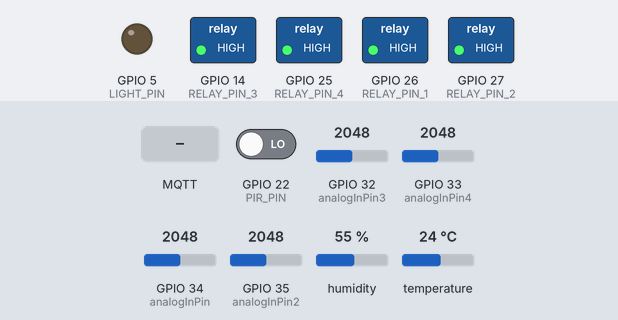
This sketch was run on a simulated ESP32. On the bench: switched loads named in the sketch (green lamp = pin HIGH), output pins drawn as LEDs (lit = HIGH). The test bench sets the inputs (shaded band); at power-on: GPIO 22 (PIR_PIN) LOW, GPIO 32 (analogInPin3) = 2048, GPIO 33 (analogInPin4) = 2048, GPIO 34 (analogInPin) = 2048, GPIO 35 (analogInPin2) = 2048, humidity 55 %, temperature 24 °C. WiFi joins after 1.5 s; servers stay silent unless stated; no MQTT or app messages arrive unless stated; what the sketch prints to the serial monitor is not drawn.

Above: at 2.7 s.
2.8 s: MQTT message "FAN" arrives on the first subscribed topic
At 3.8 s:
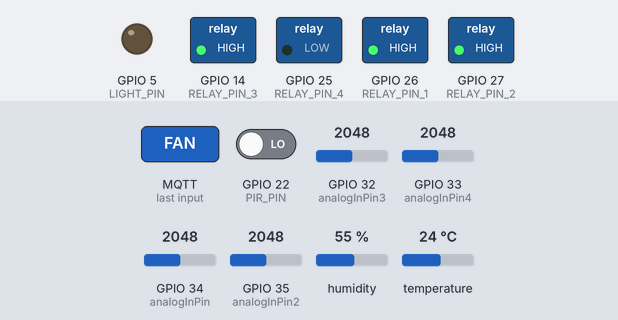
4.3 s: GPIO 22 (PIR_PIN) driven HIGH
At 5.0 s:
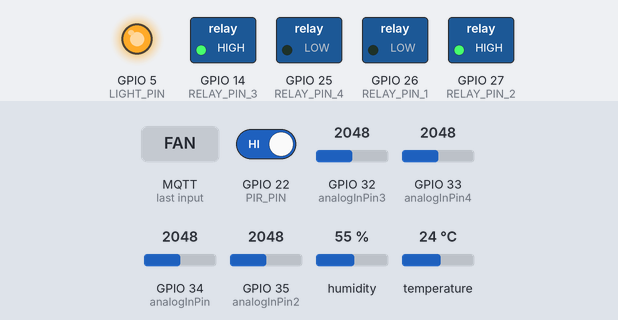
5.8 s: MQTT message "OFFFAN" arrives on the first subscribed topic
At 6.1 s:
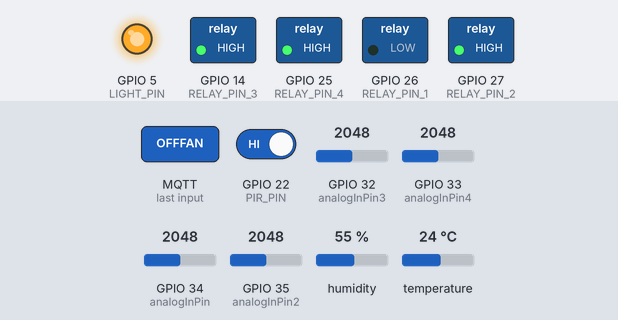
7.3 s: MQTT message "OFFLIGHT" arrives on the first subscribed topic
At 8.4 s:
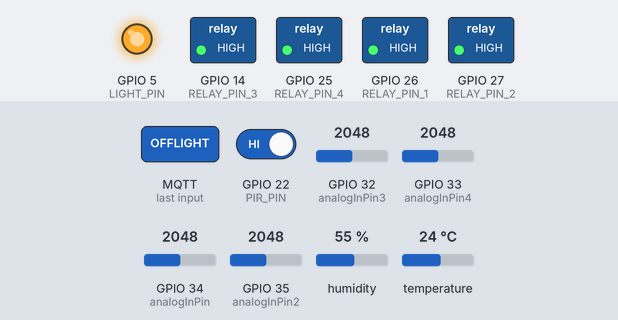
8.8 s: MQTT message "SOCKET" arrives on the first subscribed topic
At 9.6 s:
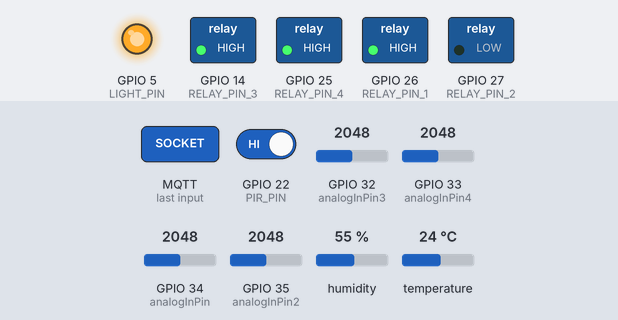
10.3 s: MQTT message "LIGHT" arrives on the first subscribed topic
At 10.8 s:
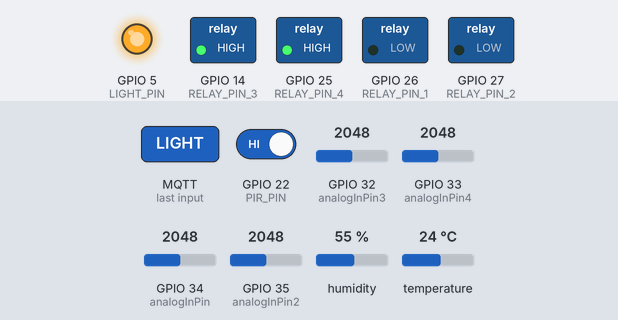
Timing chart, 0 to 12.8 s (numbered marks = the images above; inputs shaded):
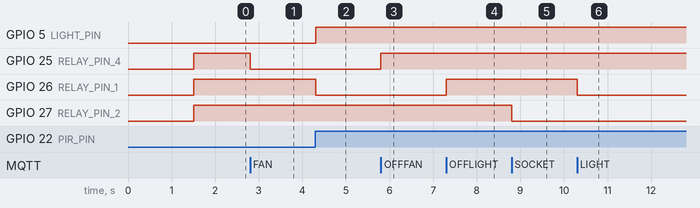

The sketch:

shm_arduino_code.ino
```cpp
#include <Adafruit_Sensor.h>
#include <DHT.h>
#include "PubSubClient.h"
#include "WiFi.h"

#define DHTPIN 23
#define DHTTYPE DHT11

#define PIR_PIN 22
#define LIGHT_PIN 5

#define RELAY_PIN_1 26
#define RELAY_PIN_2 27
#define RELAY_PIN_3 14
#define RELAY_PIN_4 25

DHT dht(DHTPIN, DHTTYPE);

bool motionDetected = false;
bool printMotionStatus = false;

unsigned long motionTimestamp = 0;
unsigned long temperatureTimestamp = 0;
const unsigned long TEMPERATURE_INTERVAL = 2000;
const unsigned long MOTION_TIMEOUT = 35000;
const unsigned long ENERGY_INTERVAL = 1000 * 3600;

int motionValue = 0;

float sumPower = 0.0;
float accumulatedPower = 0;

const int analogInPin = 34;
const int analogInPin2 = 35;
const int analogInPin3 = 32;
const int analogInPin4 = 33;
const float referenceVoltage = 5.0;
const float ACS712Sensitivity = 0.66;
const float ACS712Sensitivity2 = 0.66;
const float ACS712Sensitivity3 = 0.66;
const float ACS712Sensitivity4 = 0.66;

const char* ssid = "****";
const char* wifi_password = "****";

const char* mqtt_server = "192.168.0.211";
const int mqtt_port = 1883;
const char* temperature_topic = "home/livingroom/temperature";
const char* humidity_topic = "home/livingroom/humidity";
const char* motion_topic = "home/livingroom/motion";
const char* power_topic_1 = "home/livingroom/power_1";
const char* power_topic_2 = "home/livingroom/power_2";
const char* power_topic_3 = "home/livingroom/power_3";
const char* power_topic_4 = "home/livingroom/power_4";
const char* relay_topic = "home/livingroom/control";
const char* summation_topic = "home/livingroom/summation";
const char* mqtt_username = "project";
const char* mqtt_password = "project";
const char* clientID = "clientid";

float startCount = 0;

WiFiClient espClient;
PubSubClient client(espClient);

void setup_wifi() {
  delay(10);
  Serial.println();
  Serial.print("Connecting to ");
  Serial.println(ssid);

  WiFi.begin(ssid, wifi_password);

  while (WiFi.status() != WL_CONNECTED) {
    delay(500);
    Serial.print(".");
  }

  Serial.println("");
  Serial.println("WiFi connected");
  Serial.println("IP address: ");
  Serial.println(WiFi.localIP());

  dht.begin();

  pinMode(PIR_PIN, INPUT);
  pinMode(LIGHT_PIN, OUTPUT);
  digitalWrite(LIGHT_PIN, LOW);

  pinMode(RELAY_PIN_1, OUTPUT);
  pinMode(RELAY_PIN_2, OUTPUT);
  pinMode(RELAY_PIN_3, OUTPUT);
  pinMode(RELAY_PIN_4, OUTPUT);

  digitalWrite(RELAY_PIN_1, HIGH);
  digitalWrite(RELAY_PIN_2, HIGH);
  digitalWrite(RELAY_PIN_3, HIGH);
  digitalWrite(RELAY_PIN_4, HIGH);
}

void callback(char* topic, byte* payload, unsigned int length) {
  Serial.print("Received message on topic '");
  payload[length] = '\0';
  String message = String((char*)payload);
  Serial.print(topic);
  Serial.print("': ");
  Serial.println(message);

  if (message == "FAN") {
    digitalWrite(RELAY_PIN_4, LOW);
  } else if (message == "OFFFAN") {
    digitalWrite(RELAY_PIN_4, HIGH);
  } else if (message == "LIGHT") {
    digitalWrite(RELAY_PIN_1, LOW);
  } else if (message == "OFFLIGHT") {
    digitalWrite(RELAY_PIN_1, HIGH);
  } else if (message == "SOCKET") {
    digitalWrite(RELAY_PIN_2, LOW);
  } else if (message == "OFFSOCKET") {
    digitalWrite(RELAY_PIN_2, HIGH);
  } else if (message == "EXTENSION") {
    digitalWrite(RELAY_PIN_3, LOW);
  } else if (message == "OFFEXTENSION") {
    digitalWrite(RELAY_PIN_3, HIGH);
  } else {
    Serial.println("Invalid message received.");
  }
}

void reconnect() {
  while (!client.connected()) {
    Serial.print("Attempting MQTT connection...");
    if (client.connect("ESP32Client", mqtt_username, mqtt_password)) {
      Serial.println("connected");
      Serial.println("");
      client.subscribe(relay_topic);
    } else {
      Serial.print("failed, rc=");
      Serial.print(client.state());
      Serial.println(" try again in 5 seconds");
      delay(5000);
    }
  }
}

bool publishData(const char* topic, float value) {
  if (client.publish(topic, String(value, 2).c_str())) {
    Serial.print("Published ");
    Serial.print(topic);
    Serial.print(": ");
    Serial.println(value);
    return true;
  } else {
    Serial.print("Failed to send data to ");
    Serial.println(topic);
    reconnect();
    return false;
  }
}

void setup() {
  Serial.begin(115200);
  setup_wifi();
  client.setServer(mqtt_server, mqtt_port);
  client.setCallback(callback);
}

void loop() {

  if (!client.connected()) {
    reconnect();
  }
  client.loop();

  detectMotion();

  static unsigned long lastMsgTime = 0;
  if (millis() - lastMsgTime > 5000) {
    lastMsgTime = millis();

    float h = dht.readHumidity();
    float t = dht.readTemperature();

    publishData(temperature_topic, t);
    publishData(humidity_topic, h);

    float power1 = calculatePower(analogInPin);
    publishData(power_topic_1, power1);

    float power2 = calculatePower(analogInPin2);
    publishData(power_topic_2, power2);

    float power3 = calculatePower(analogInPin3);
    publishData(power_topic_3, power3);

    float power4 = calculatePower(analogInPin4);
    publishData(power_topic_4, power4);


    if (client.publish(motion_topic, String(motionValue).c_str())) {
      Serial.print("Motion sent: ");
      Serial.println(motionValue);
    } else {
      Serial.println("Motion failed to send. Reconnecting to MQTT Broker and trying again");
      reconnect();
      delay(10);
      client.publish(motion_topic, String(motionValue).c_str());
    }

    unsigned long elapsedTime = millis() - startCount;

    if (elapsedTime >= ENERGY_INTERVAL) {
      float energy = (accumulatedPower) / 60;

      if (publishData(summation_topic, energy)) {
        Serial.print("Published energy per hour is : ");
        Serial.println(energy);
      }
      startCount = millis();
    }

    Serial.println("");
  }
}
float calculatePower(int relayPin) {
  int sensorIn = relayPin;
  int mVperAmp = 185;
  double Voltage = 0;
  double Amps = 0;

  Voltage = analogRead(sensorIn) * (referenceVoltage / 4096.0);
  Amps = ((Voltage - referenceVoltage / 2.0) / mVperAmp) * ACS712Sensitivity;

  Serial.print("Power on Analog_Pin_");
  Serial.print(sensorIn);
  Serial.print(": ");
  Serial.print(Amps);
  Serial.print(" Amps  ---  ");
  float Watt = Amps * referenceVoltage;

  Serial.print(Watt);
  Serial.println(" Watts");

  return Watt;
}


void detectMotion() {
  if (digitalRead(PIR_PIN) == HIGH) {
    if (!motionDetected) {
      motionDetected = true;
      motionTimestamp = millis();
      digitalWrite(LIGHT_PIN, HIGH);
      digitalWrite(RELAY_PIN_1, LOW);
      printMotionStatus = true;
      motionValue = 1;
    }
  } else {
    if (motionDetected && millis() - motionTimestamp >= MOTION_TIMEOUT) {
      motionDetected = false;
      digitalWrite(LIGHT_PIN, LOW);
      digitalWrite(RELAY_PIN_1, HIGH);
      printMotionStatus = false;
      motionValue = 0;
    }
  }
}
```

Measured:
- after the input at 2.8 s, GPIO 25 (RELAY_PIN_4): HIGH → LOW at once
- after the input at 4.3 s, GPIO 5 (LIGHT_PIN): LOW → HIGH at once; GPIO 26 (RELAY_PIN_1): HIGH → LOW at once
- after the input at 5.8 s, GPIO 25 (RELAY_PIN_4): LOW → HIGH at once
- after the input at 7.3 s, GPIO 26 (RELAY_PIN_1): LOW → HIGH at once
- after the input at 8.8 s, GPIO 27 (RELAY_PIN_2): HIGH → LOW at once
- after the input at 10.3 s, GPIO 26 (RELAY_PIN_1): HIGH → LOW at once
